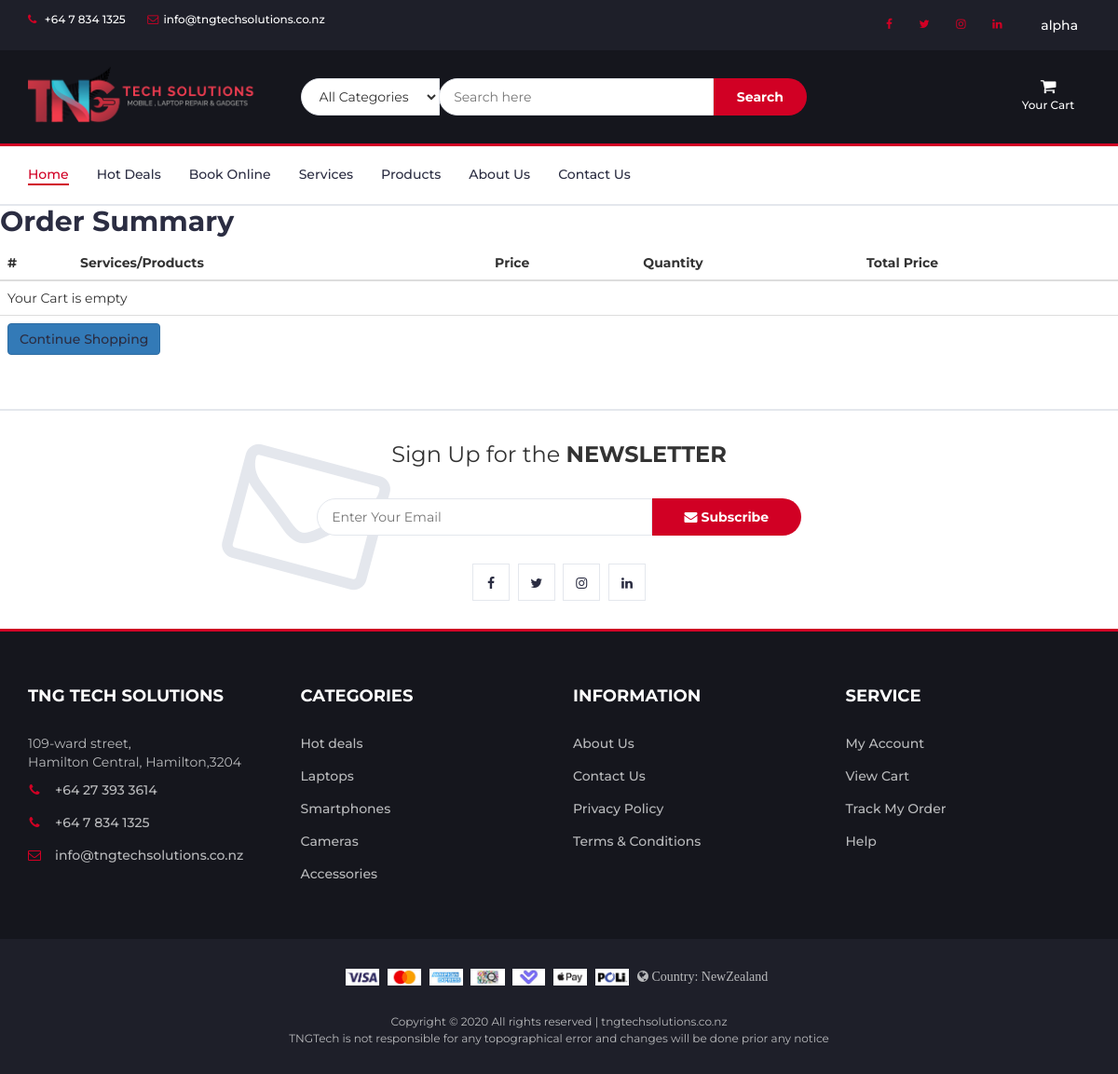
The app's page /order-summary/ (signed in), older data.
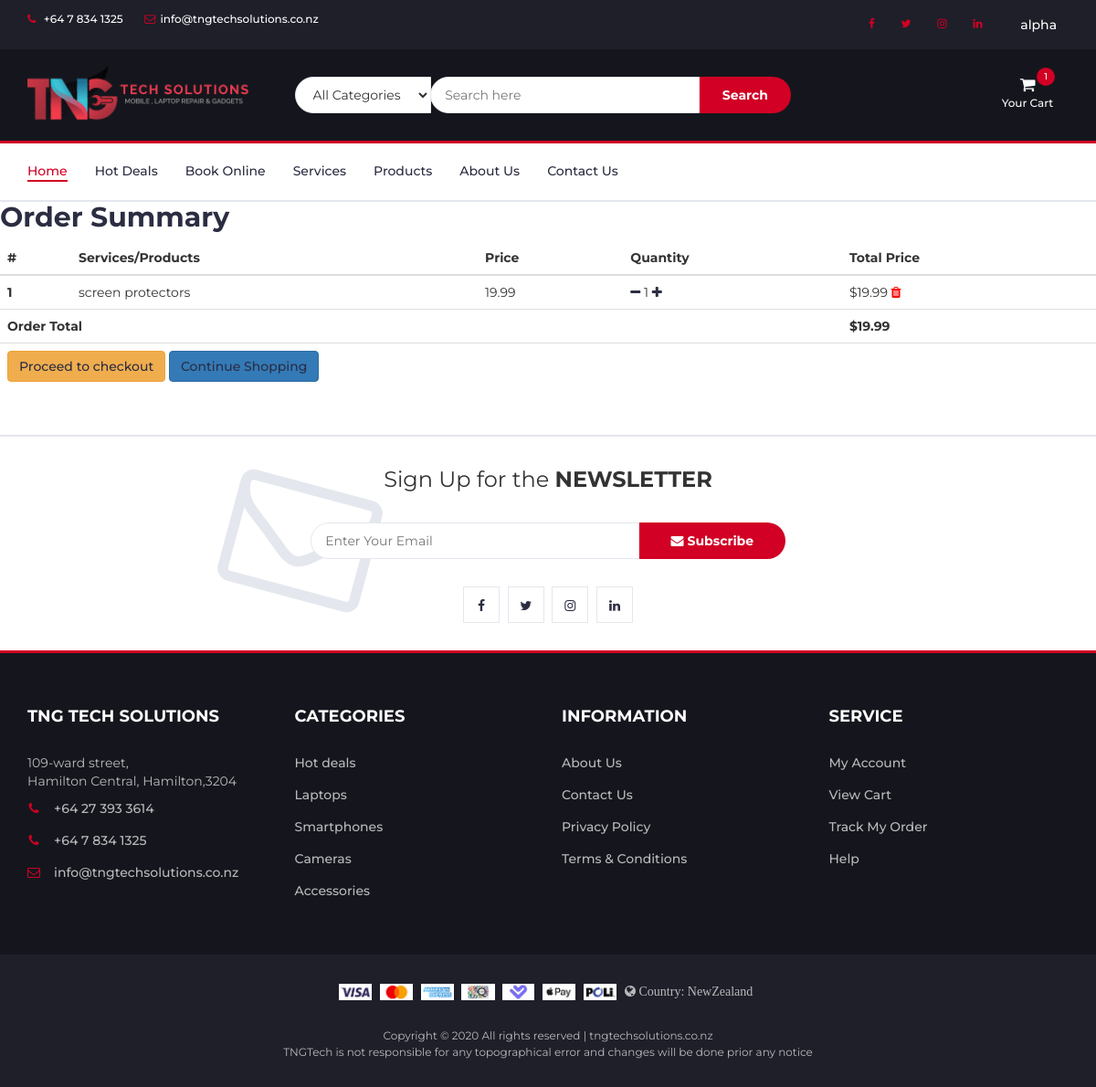
The same page, newer data.
### prod/models.py (models this page shows, shortened)
class Order(models.Model):
    user=models.ForeignKey(User,on_delete=models.CASCADE)
    ref_code=models.CharField(max_length=20,blank=True,null=True)
    tngproduct=models.ManyToManyField(OrderItem)
    ordered=models.BooleanField(default=False)
    start_date=models.DateTimeField(default=timezone.now)
    ordered_date=models.DateTimeField()
    shipping_address=models.ForeignKey('Address',related_name='shipping_address',on_delete=models.SET_NULL,blank=True,null=True)
    billing_address=models.ForeignKey('Address',related_name='billing_address',on_delete=models.SET_NULL,blank=True,null=True)
    payment=models.ForeignKey('Payment',on_delete=models.SET_NULL,blank=True,null=True)
    coupon = models.ForeignKey('Coupon',on_delete=models.SET_NULL,blank=True,null=True)
    being_delivered=models.BooleanField(default=False)
    received=models.BooleanField(default=False)
    refund_requested=models.BooleanField(default=False)
    refund_granted=models.BooleanField(default=False)
    def get_total(self):
        total=0
        for order_item in self.tngproduct.all():
            total+=order_item.get_final_price()
        if self.coupon:
            total-=self.coupon.amount
        return total

class OrderItem(models.Model):
    user=models.ForeignKey(User,on_delete=models.CASCADE)
    ordered=models.BooleanField(default=False)
    tngproducts=models.ForeignKey(TngProducts,on_delete=models.CASCADE,default='')
    quantity=models.IntegerField(default=1)
    def get_total_item_price(self):
        return self.quantity * self.tngproducts.Price
    def get_final_price(self):
        if self.tngproducts.Discount_Price:
            return self.get_total_discount_price()
        return self.get_total_item_price()

class TngProducts(models.Model):
    CATEGORY_CHOICES=(
        ('MA','Mobile Accessories'),
        ('LA','Laptop Accessories'),
        ('TA','Tablet Accessories'),
        ('EG','Electronic Gadgets'),
        ('NA','Latest Accessories'),
        ('MR','Mobile Repair'),
        ('LR','Laptop/Computer Repair'),
        ('TR','iPad/Tablet Repair')
    )
    Name=models.CharField(max_length=100)
    Details=models.TextField()
    Additional_Details=models.TextField(blank=True,null=True)
    Price=models.FloatField()
    Discount_Price=models.FloatField(blank=True,null=True)
    category=models.CharField(max_length=2,choices=CATEGORY_CHOICES,default='A')
    subcategory = models.CharField(max_length = 100,default='none')
    brand = models.CharField(max_length = 50,default='none')
    label=models.CharField(max_length=1,choices=LABEL_CHOICES,default='R')
    slug=models.SlugField(default='test-product')
    image=models.ImageField(default='default.jpg',upload_to='product_pics')
    image1=models.ImageField(null=True,blank=True,upload_to='product_pics')
    image2=models.ImageField(null=True,blank=True,upload_to='product_pics')
    image3=models.ImageField(null=True,blank=True,upload_to='product_pics')
    image4=models.ImageField(null=True,blank=True,upload_to='product_pics')
    class Meta:
        verbose_name_plural = 'Products'

### prod/views.py (the view)
# urls.py: path('order-summary/',ob.OrderSummaryView.as_view(),name='order-summary'),
class OrderSummaryView(View):
    def get(self,*args,**kwargs):
        if self.request.user.is_authenticated:
            try:
                order=Order.objects.get(user=self.request.user,ordered=False)
                context={
                    'object':order
                }
                return render(self.request,'prod/order-summary.html',context)
            except ObjectDoesNotExist:
                messages.warning(self.request,f'You do not have an active order')
                return redirect("/")
        else :
            prs = TngProducts.objects.all()
            context = {
                'prs': prs
            }
            return render(self.request,'prod/order-summary.html',context)

### prod/templatetags/cart_template_tags.py (called while the page is built)
@register.filter
def cart_item_count(user):
    if user.is_authenticated:
        qs=Order.objects.filter(user=user,ordered=False)
        if qs.exists():
            return qs[0].tngproduct.count()
    return 0

### prod/templates/prod/order-summary.html (shortened to what this page needs)
{% extends "prod/base.html" %}
{% block secheku %}
<div class="table-responsive">
  <h2>Order Summary</h2>
  <table class="table">
    <thead>
      <tr>
        <th scope="col">#</th>
        <th scope="col">Services/Products</th>
        <th scope="col">Price</th>
        <th scope="col">Quantity</th>
        <th scope="col">Total Price</th>
      </tr>
    </thead>
    {% if user.is_authenticated %}
    <tbody>
      {% for order_item in object.tngproduct.all %}
      <tr>
        <th scope="row">{{ forloop.counter }}</th>
        <td>{{ order_item.tngproducts.Name }}</td>
        <td>{{ order_item.tngproducts.Price }}</td>
        <td>
          <a href="{% url 'removeitemfromcart' order_item.tngproducts.slug %}"><i class="fa fa-minus mr-2"></i></a>
            {{ order_item.quantity }}
          <a href="{% url 'addtocart' order_item.tngproducts.slug %}"><i class="fa fa-plus ml-2"></i></a>
        </td>
        <td>
          {% if order_item.tngproducts.Discount_Price %}
            ${{ order_item.get_total_discount_price }}
            <span class="badge badge-primary">saving ${{ order_item.get_amount_save }}</span>
          {% else %}
            ${{ order_item.get_total_item_price }}
          {% endif %}
          <a style="color:red;" href="{% url 'removefromcart' order_item.tngproducts.slug %}"><i class="fa fa-trash float-right"></i></a>
        </td>
      </tr>
      {% empty %}
        <tr>
          <td colspan="5">Your Cart is empty</td>
        </tr>
        <tr>
          <td colspan="5">
            <a href="/" class='btn btn-primary float-right'>Continue Shopping</a>
          </td>
        </tr>
      {% endfor %}
      {% if object.tngproduct.all %}
        {% if object.get_total %}
        <tr>
          <td colspan="4"><b>Order Total</b></td>
          <td><b>${{ object.get_total }}</b></td>
        </tr>
        <tr>
          <td colspan="5">
            <a class='btn btn-warning my-2 float-right ml-2' href='/checkout/'>Proceed to checkout</a>
            <a href="/" class='btn btn-primary my-2 float-right'>Continue Shopping</a>
          </td>
        </tr>
        {% endif %}
      {% endif %}
    </tbody>
    {% endif %}
  </table>
</div>
{% endblock secheku %}

### prod/templates/prod/base.html (shortened to what the changed rows need)
{% load static %}
{% load cart_template_tags %}
<!DOCTYPE html>
<html lang="en">
<head>
	<link type="text/css" rel="stylesheet" href="{% static 'prod/css/bootstrap.min.css' %}" />
	<link type="text/css" rel="stylesheet" href="{% static 'prod/css/slick.css' %}" />
	<link type="text/css" rel="stylesheet" href="{% static 'prod/css/slick-theme.css' %}" />
	<link type="text/css" rel="stylesheet" href="{% static 'prod/css/nouislider.min.css' %}" />
	<link rel="stylesheet" href="{% static 'prod/css/font-awesome.min.css' %}">
	<link type="text/css" rel="stylesheet" href="{% static 'prod/css/style.css' %}" />
</head>
<body>
	<header>
		<div id="top-header">
			<div class="container">
				<ul class="header-links pull-right">
					{% if user.is_authenticated %}
					<li class="nav-item dropdown">
						<div class="dropdown show">
							<a class="btn dropdown-toggle" href="#" role="button" id="dropdownMenuLink"
								data-toggle="dropdown" aria-haspopup="true" aria-expanded="false">
								{{ user.username }}
							</a>
						</div>
					</li>
					{% endif %}
				</ul>
			</div>
		</div>
		<div id="header">
			<div class="container">
				<div class="row">
					<div class="col-md-3 clearfix">
						<div class="header-ctn">
							{% if user.is_authenticated %}
							<div class="dropdown">
								<a href="{% url 'order-summary' %}" aria-expanded="true">
									<i class="fa fa-shopping-cart"></i>
									<span>Your Cart</span>
									{% if request.user|cart_item_count != 0 %}
									<div class="qty">{{ request.user|cart_item_count }}</div>
									{% endif %}
								</a>
							</div>
							{% endif %}
						</div>
					</div>
				</div>
			</div>
		</div>
	</header>
	{% block secheku  %}
	{% endblock secheku %}
</body>
</html>

Row changes from the older to the newer data that the page shows:
added OrderItem: tngproducts.Name "screen protectors", tngproducts.Price "19.99", quantity "1", get_total_item_price "19.99"
now on this page (row unchanged): Order: get_total "19.99"
Text that changed along with them:
{{ request.user|cart_item_count }}: (not shown) → "1"
text no longer shown: "Your Cart is empty"
text now shown: "Order Total $ Proceed to checkout"
